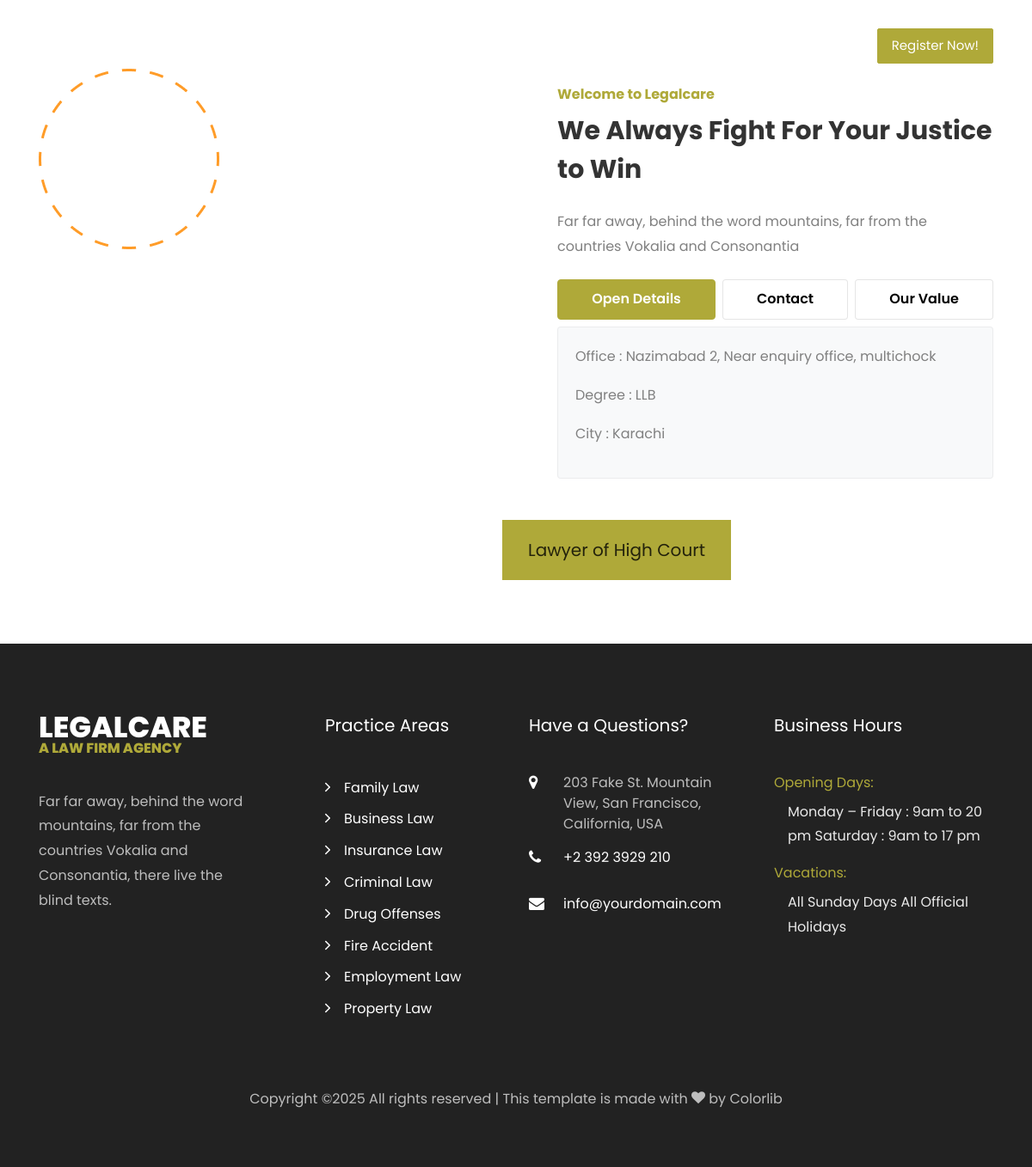
Screenshot of /User/details.php?id=10 with the database file from the repository.
### tables this page shows
CREATE TABLE `lawyers` (
  `lawyers_id` int(255) NOT NULL,
  `full_Name` varchar(225) NOT NULL,
  `father_name` varchar(225) NOT NULL,
  `user_name` varchar(225) NOT NULL,
  `email` varchar(225) NOT NULL,
  `password` varchar(120) NOT NULL,
  `profile_image` varchar(120) NOT NULL,
  `House_address` varchar(225) NOT NULL,
  `CNIC` int(25) NOT NULL,
  `dob` date NOT NULL,
  `Gender` varchar(222) NOT NULL,
  `phone` int(11) NOT NULL,
  `Whatsapp` int(11) NOT NULL,
  `degree_id` int(255) NOT NULL,
  `University` varchar(225) NOT NULL,
  `Completion` date NOT NULL,
  `City` varchar(225) NOT NULL,
  `Enrolment_Year` date NOT NULL,
  `court_id` int(255) NOT NULL,
  `License` text NOT NULL,
  `licence_image` varchar(225) NOT NULL,
  `category_id` int(255) NOT NULL,
  `Office` varchar(225) NOT NULL
);

CREATE TABLE `degree` (
  `degree_id` int(255) NOT NULL,
  `degree_name` varchar(225) NOT NULL
);

CREATE TABLE `court` (
  `court_id` int(255) NOT NULL,
  `court_name` varchar(225) NOT NULL
);

### User/details.php (the view, shortened to what this page needs)
<?php
include('navbar.php');
$getId = $_GET["id"];
$query = "SELECT lawyers.*, category.category_name, court.court_name, degree.degree_name
          FROM lawyers
          INNER JOIN category ON lawyers.category_id = category.category_id
          INNER JOIN court ON lawyers.court_id = court.court_id
          INNER JOIN degree ON lawyers.degree_id = degree.degree_id
          WHERE lawyers.lawyers_id = '$getId'";
$q = mysqli_query($conn, $query);
$fetch = mysqli_fetch_assoc($q);
?>
<body class="detail-page">
     <section class="ftco-section ftco-no-pt ftco-no-pb">
    	<div class="container">
    		<div class="row d-flex">
    			<div class="col-md-6 d-flex">
    				<div>
    				 <img
                    class="img-fluid align-self-stretch"
                    src="../Admin/image/<?php echo $fetch['profile_image']; ?>"
                    alt="Lawyer Image">
    				</div>
    			</div>
    			<div class="col-md-6 pl-md-5">
    				<div class="row justify-content-start pt-3 pb-3">
		          <div class="col-md-12 heading-section ftco-animate">
		          	<span class="subheading">Welcome to Legalcare</span>
		            <h2 class="mb-4">We Always Fight For Your Justice to Win</h2>
		            <p>Far far away, behind the word mountains, far from the countries Vokalia and Consonantia</p>
		            <div class="tabulation-2 mt-4">
									<ul class="nav nav-pills nav-fill d-md-flex d-block">
									  <li class="nav-item mb-md-0 mb-2">
									    <a class="nav-link active py-2" data-toggle="tab" href="#home1">Open Details</a>
									  </li>
									  <li class="nav-item px-lg-2 mb-md-0 mb-2">
									    <a class="nav-link py-2" data-toggle="tab" href="#home2">Contact</a>
									  </li>
									  <li class="nav-item">
									    <a class="nav-link py-2 mb-md-0 mb-2" href="register.php">Our Value</a>
									  </li>
									</ul>
									<div class="tab-content bg-light rounded mt-2">
									  <div class="tab-pane container p-0 active" id="home1">
									  	<p>
										<?php echo "Office : {$fetch['Office']}"; ?>
										</p>
										<P>
											<?php echo "Degree : {$fetch['degree_name']}"; ?>
										</P>
										<P>
											<?php echo "City : {$fetch['City']}"; ?>
										</P>
									  </div>
									</div>
								</div>
		            <div class="years d-flex mt-4 mt-md-5">
		            	<h4>
			            	Lawyer of <?php echo $fetch['court_name']; ?>
			            </h4>
		            </div>
		          </div>
		        </div>
	        </div>
        </div>
    	</div>
    </section>
</body>
      <?php
include('footer.php');
?>

### User/details.php (style rules this page uses)
body { padding-top: 80px; }

### rows the page displays
lawyers: profile_image (picture), Office "Nazimabad 2, Near enquiry office, multichock", degree.degree_name "LLB", City "Karachi", court.court_name "High Court"
